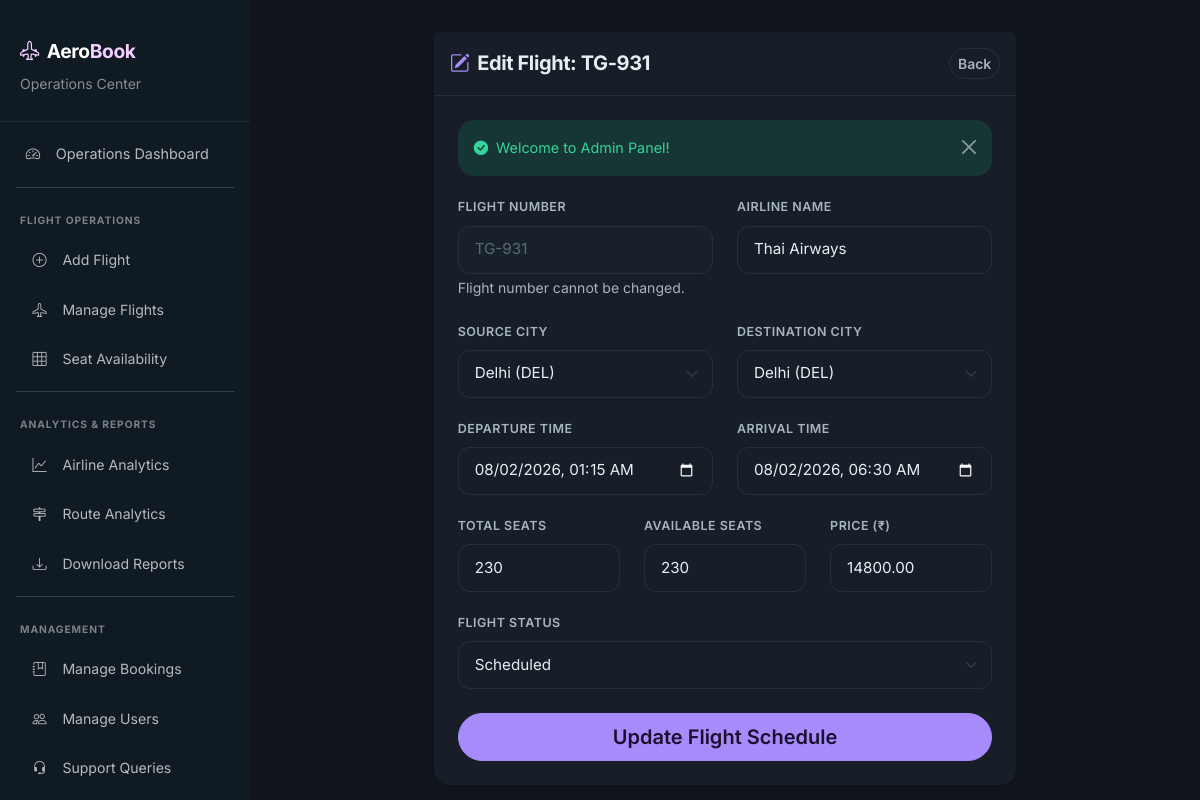
The app's page /admin/edit-flight.php?id=78 (signed in), older data.
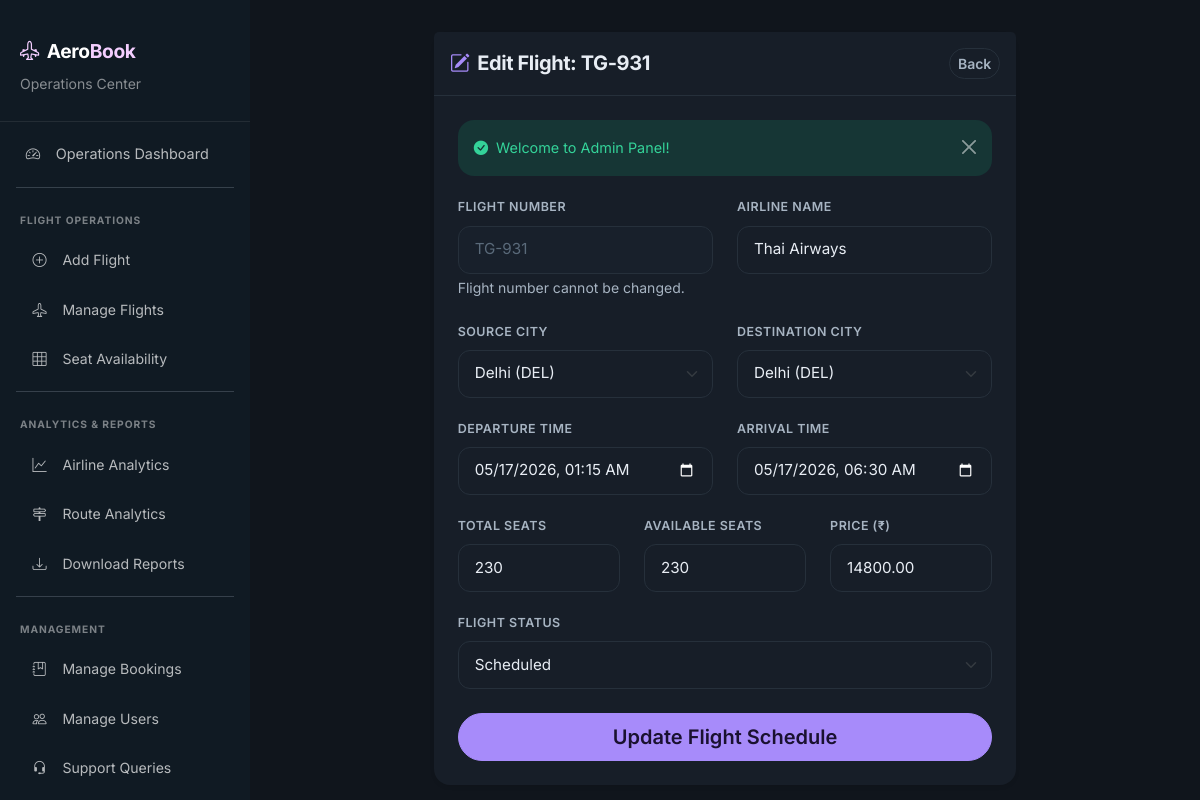
The same page, newer data.
### tables this page shows
CREATE TABLE IF NOT EXISTS flights (
    flight_id INT AUTO_INCREMENT PRIMARY KEY,
    airline_name VARCHAR(100) NOT NULL,
    flight_number VARCHAR(20) NOT NULL UNIQUE,
    source VARCHAR(100) NOT NULL,
    destination VARCHAR(100) NOT NULL,
    departure_time DATETIME NOT NULL,
    arrival_time DATETIME NOT NULL,
    total_seats INT NOT NULL DEFAULT 180,
    seats_available INT NOT NULL DEFAULT 180,
    price DECIMAL(10, 2) NOT NULL,
    status ENUM('Scheduled', 'Delayed', 'Cancelled', 'Completed') DEFAULT 'Scheduled',
    created_at TIMESTAMP DEFAULT CURRENT_TIMESTAMP,
     
     
     
    CONSTRAINT chk_flights_seats CHECK (seats_available <= total_seats)
);

### includes/FlightHelper.php (called while the page is built, shortened)
<?php
if (!defined('AEROBOOK_FLIGHT_HELPER')) {
function getFlightById($id) {
    global $conn;
    $stmt = mysqli_prepare($conn, "SELECT * FROM flights WHERE flight_id = ?");
    mysqli_stmt_bind_param($stmt, "i", $id);
    mysqli_stmt_execute($stmt);
    $result = mysqli_stmt_get_result($stmt);
    $flight = mysqli_fetch_assoc($result);
    return $flight;
}
}

### admin/edit-flight.php (the view, shortened to what this page needs)
<?php
require_once __DIR__ . '/includes/admin-header.php';
$id = intval($_GET['id'] ?? 0);
$f = getFlightById($id);
?>
<div class="row justify-content-center">
    <div class="col-lg-8">
        <div class="card border-0 shadow-sm rounded-4">
            <div class="card-header bg-white p-3 border-bottom d-flex justify-content-between align-items-center">
                <h5 class="mb-0 fw-bold"><i class="bi bi-pencil-square me-2 text-primary"></i>Edit Flight: <?php echo $f['flight_number']; ?></h5>
                <a href="manage-flights.php" class="btn btn-sm btn-outline-secondary">Back</a>
            </div>
            <div class="card-body p-4">
                <form method="POST">
                    <div class="row">
                        <div class="col-md-6 mb-3">
                            <label class="form-label">Flight Number</label>
                            <input type="text" class="form-control bg-light" value="<?php echo $f['flight_number']; ?>" disabled>
                            <small class="text-muted">Flight number cannot be changed.</small>
                        </div>
                        <div class="col-md-6 mb-3">
                            <label class="form-label">Airline Name</label>
                            <input type="text" name="airline_name" class="form-control" value="<?php echo htmlspecialchars($f['airline_name']); ?>" required>
                        </div>
                    </div>
                    <div class="row">
                        <div class="col-md-6 mb-3">
                            <label class="form-label">Source City</label>
                            <select name="source" class="form-select" required>
                            </select>
                        </div>
                        <div class="col-md-6 mb-3">
                            <label class="form-label">Destination City</label>
                            <select name="destination" class="form-select" required>
                            </select>
                        </div>
                    </div>
                    <div class="row">
                        <div class="col-md-6 mb-3">
                            <label class="form-label">Departure Time</label>
                            <input type="datetime-local" name="departure_time" class="form-control" value="<?php echo date('Y-m-d\TH:i', strtotime($f['departure_time'])); ?>" required>
                        </div>
                        <div class="col-md-6 mb-3">
                            <label class="form-label">Arrival Time</label>
                            <input type="datetime-local" name="arrival_time" class="form-control" value="<?php echo date('Y-m-d\TH:i', strtotime($f['arrival_time'])); ?>" required>
                        </div>
                    </div>
                    <div class="row">
                        <div class="col-md-4 mb-3">
                            <label class="form-label">Total Seats</label>
                            <input type="number" name="total_seats" class="form-control" value="<?php echo $f['total_seats']; ?>" min="1" required>
                        </div>
                        <div class="col-md-4 mb-3">
                            <label class="form-label">Available Seats</label>
                            <input type="number" name="seats_available" class="form-control" value="<?php echo $f['seats_available']; ?>" min="0" required>
                        </div>
                        <div class="col-md-4 mb-3">
                            <label class="form-label">Price (₹)</label>
                            <input type="number" name="price" class="form-control" value="<?php echo $f['price']; ?>" step="0.01" min="0" required>
                        </div>
                    </div>
                    <div class="mb-4">
                        <label class="form-label">Flight Status</label>
                        <select name="status" class="form-select">
                        </select>
                    </div>
                    <button type="submit" class="btn btn-primary btn-lg w-100">Update Flight Schedule</button>
                </form>
            </div>
        </div>
    </div>
</div>
<?php require_once __DIR__ . '/includes/admin-footer.php'; ?>

Row changes from the older to the newer data that the page shows:
changed flights "TG-931": departure_time "08/02/2026 01:15" → "05/17/2026 01:15"; arrival_time "08/02/2026 06:30" → "05/17/2026 06:30"
